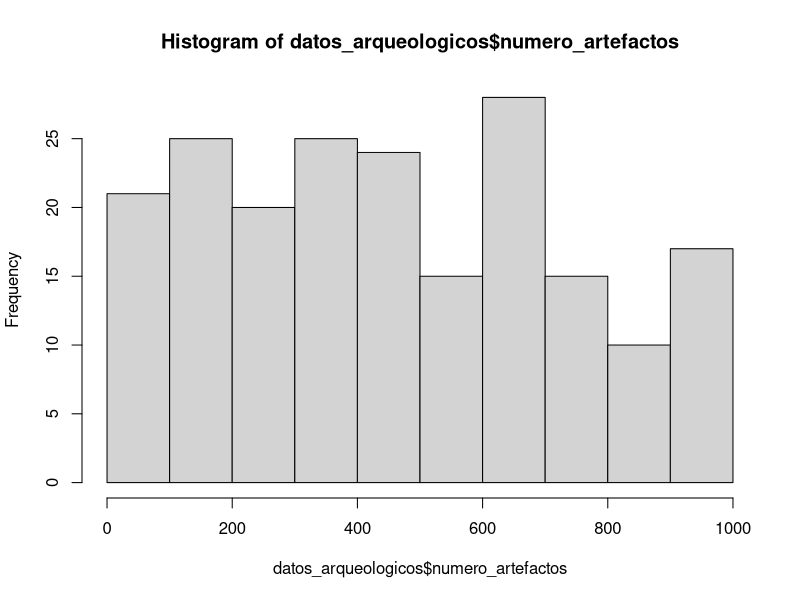
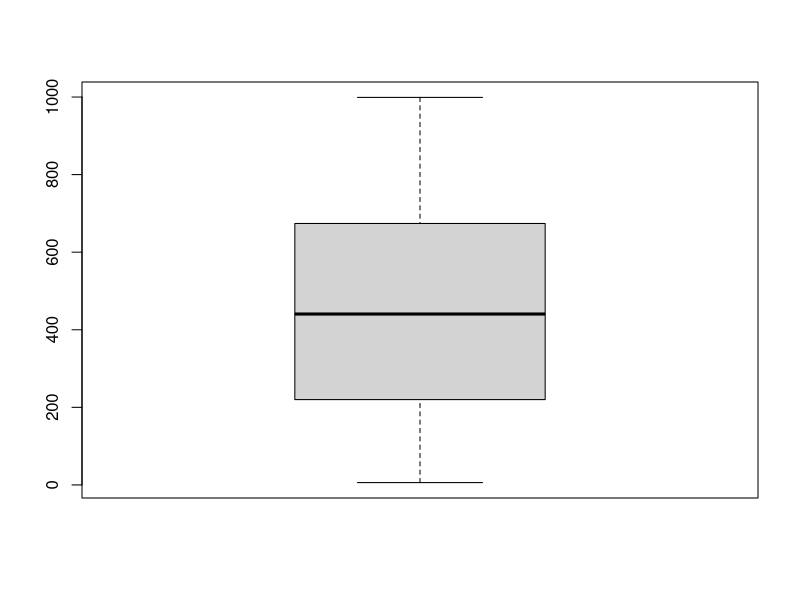

Generate these figures, in order, with R:
#Practica 5.
#Manuel Tristán Martín Ruiz

#Ej.1
set.seed(123)

n_registros <- 200

yacimientos <- sample(paste0("Site", 1:10),n_registros, replace = TRUE)
tipo_artefactos <- sample(c("Pottery","Tools","Jewerly","Weapons"), n_registros, replace = TRUE)
numero_artefactos <- sample(1:1000, n_registros, replace = TRUE)
contexto <- sample(c("Habitacional","Funerario","Otros"), n_registros, replace = TRUE)
latitud <- sample(0:90, n_registros, replace = TRUE)
longitud <- sample(-180:180, n_registros, replace = TRUE)

datos_arqueologicos <- data.frame(
  yacimientos = yacimientos,
  tipo_artefactos = tipo_artefactos,
  numero_artefactos = numero_artefactos,
  contexto = contexto,
  latitud = latitud,
  longitud =longitud
)
print(datos_arqueologicos)
View(datos_arqueologicos)

#Ej.2
media_numero_artefactos <- mean(datos_arqueologicos$numero_artefactos)
print(media_numero_artefactos)

primer_cuartil <- quantile(datos_arqueologicos$numero_artefactos, probs = 0.25)
print(primer_cuartil)
segundo_cuartil <- quantile(datos_arqueologicos$numero_artefactos, probs = 0.5)
print(segundo_cuartil)
tercer_cuartil <- quantile(datos_arqueologicos$numero_artefactos, probs = 0.75)
print(tercer_cuartil)
cuarto_cuartil <- quantile(datos_arqueologicos$numero_artefactos, probs = 1)
print(cuarto_cuartil)

#Ej.3
hist(datos_arqueologicos$numero_artefactos)
mean(datos_arqueologicos$numero_artefactos)
median(datos_arqueologicos$numero_artefactos)
#Al ser la media y la mediana iguales, hablamos de una distribución de frecuencias simétrica. 

#Ej.4
library(ggplot2)
boxplot(datos_arqueologicos$numero_artefactos)
#Los cuantiles antes calculados Q1, Q2, Q3 y Q4 muestran que estamos ante una distribución simétrica, distibuidos grosso modo, un cuarto de los datos por debajo del 25%, un cuarto de los datos por encima del 75% y la mitad de los datos entre Q1 y Q2